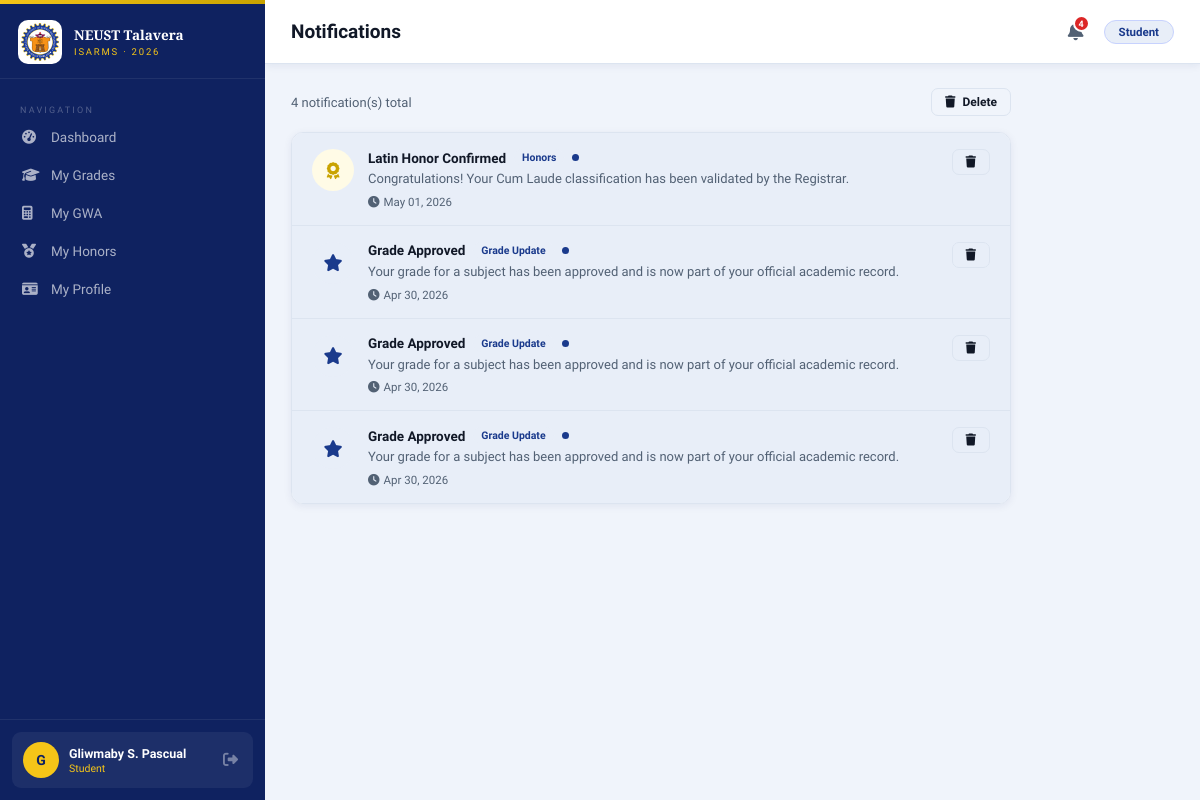
Screenshot of /modules/student/notifications.php (signed in) with the database file from the repository.
### tables this page shows
CREATE TABLE `notifications` (
  `notifID` int(11) NOT NULL,
  `recipientID` int(11) NOT NULL,
  `recipientType` enum('Student','User') NOT NULL,
  `title` varchar(150) NOT NULL,
  `message` text NOT NULL,
  `type` enum('Grade','GWA','Honors','System','Approval') NOT NULL,
  `isRead` tinyint(1) NOT NULL DEFAULT 0,
  `createdAt` timestamp NOT NULL DEFAULT current_timestamp()
);

### includes/config.php (called while the page is built, shortened)
<?php
class Database {
    private static ?Database $instance = null;
    private PDO $pdo;
    private function __construct() {
        $dsn = "mysql:host=" . DB_HOST . ";port=" . DB_PORT . ";dbname=" . DB_NAME . ";charset=" . DB_CHARSET;
        $options = [
            PDO::ATTR_ERRMODE            => PDO::ERRMODE_EXCEPTION,
            PDO::ATTR_DEFAULT_FETCH_MODE => PDO::FETCH_ASSOC,
            PDO::ATTR_EMULATE_PREPARES   => false,
        ];
        try {
            $this->pdo = new PDO($dsn, DB_USER, DB_PASS, $options);
        } catch (PDOException $e) {
            error_log("DB Connection Error: " . $e->getMessage());
            die(json_encode(['success' => false, 'message' => 'Database connection failed.']));
        }
    }
    public static function getInstance(): Database {
        if (self::$instance === null) {
            self::$instance = new Database();
        }
        return self::$instance;
    }
    public function query(string $sql, array $params = []): PDOStatement {
        $stmt = $this->pdo->prepare($sql);
        $stmt->execute($params);
        return $stmt;
    }
    public function fetchAll(string $sql, array $params = []): array {
        return $this->query($sql, $params)->fetchAll();
    }
}

### includes/functions.php (called while the page is built, shortened)
<?php
require_once __DIR__ . '/config.php';
function isLoggedIn(): bool {
    return true;
}
function getCurrentUser(): ?array {
    return [
        'id'    => $_SESSION['user_id'],
        'name'  => $_SESSION['full_name'],
        'role'  => $_SESSION['role'],
        'email' => $_SESSION['email'],
        'pic'   => $_SESSION['profile_pic'] ?? null,
    ];
}

### modules/student/notifications.php (the view, shortened to what this page needs)
<?php
require_once ROOT . '/includes/config.php';
require_once ROOT . '/includes/functions.php';
$db        = Database::getInstance();
$user      = getCurrentUser();
$studentID = $user['id'];
$notifications = $db->fetchAll("
    SELECT * FROM notifications
    WHERE recipientID=:id AND recipientType='Student'
    ORDER BY createdAt DESC
    LIMIT 50
", [':id' => $studentID]);
$typeMap = [
    'Grade'    => ['fa-star', 'blue',   'Grade Update'],
    'GWA'      => ['fa-calculator',    'gold',   'GWA Computed'],
    'Honors'   => ['fa-award',         'gold',   'Honors'],
    'Approval' => ['fa-check-double',  'green',  'Approval'],
    'System'   => ['fa-cog',           'purple', 'System'],
];
require_once ROOT . '/includes/header.php';
?>
<div style="max-width:720px;">
  <div style="display:flex;align-items:center;justify-content:space-between;margin-bottom:16px;">
    <div style="font-size:13px;color:var(--text-muted);">
      <?= count($notifications) ?> notification(s) total
    </div>
    <?php if (!empty($notifications)): ?>
    <form method="POST" action="<?= BASE_URL ?>api/notifications.php" style="display:inline;">
      <button type="button" class="btn btn-outline btn-sm" onclick="clearAll()">
        <i class="fas fa-trash"></i> Delete
      </button>
    </form>
    <?php endif; ?>
  </div>
  <?php if (empty($notifications)): ?>
  <div class="card">
    <div style="padding:60px;text-align:center;color:var(--text-muted);">
      <i class="fas fa-bell-slash" style="font-size:48px;display:block;margin-bottom:14px;opacity:.2;color:var(--blue);"></i>
      <div style="font-size:16px;font-weight:600;margin-bottom:8px;">No notifications yet</div>
      <div style="font-size:13px;">You'll be notified when your grades are approved, GWA is updated, or honors are confirmed.</div>
    </div>
  </div>
  <?php else: ?>
  <div class="card">
    <?php foreach ($notifications as $i => $n):
      [$icon, $color, $typeLabel] = $typeMap[$n['type']] ?? ['fa-bell','blue','Notification'];
      $isRead = (bool)$n['isRead'];
      $timeAgo = (function($dt) {
        $diff = time() - strtotime($dt);
        if ($diff < 60) return 'Just now';
        if ($diff < 3600) return floor($diff/60) . 'm ago';
        if ($diff < 86400) return floor($diff/3600) . 'h ago';
        return date('M d, Y', strtotime($dt));
      })($n['createdAt']);
    ?>
    <div data-notification-id="<?= (int)$n['notifID'] ?>" style="display:flex;align-items:flex-start;gap:14px;padding:16px 20px;border-bottom:<?= $i<count($notifications)-1?'1px solid var(--border)':'none' ?>;background:<?= $isRead?'#fff':'var(--blue-light)' ?>;cursor:pointer;">
      <div style="width:42px;height:42px;border-radius:50%;flex-shrink:0;display:flex;align-items:center;justify-content:center;font-size:17px;
        <?php echo match($color) {
          'blue'   => 'background:var(--blue-light);color:var(--blue);',
          'gold'   => 'background:var(--gold-light);color:var(--gold-deep);',
          'green'  => 'background:#dcfce7;color:var(--success);',
          'purple' => 'background:#f3e8ff;color:#9333ea;',
          default  => 'background:var(--blue-light);color:var(--blue);',
        }; ?>">
        <i class="fas <?= $icon ?>"></i>
      </div>
      <div style="flex:1;min-width:0;">
        <div style="display:flex;align-items:center;gap:8px;margin-bottom:3px;">
          <span style="font-weight:<?= $isRead?'600':'700' ?>;font-size:13.5px;"><?= htmlspecialchars($n['title']) ?></span>
          <span style="font-size:10.5px;background:var(--blue-light);color:var(--blue);padding:2px 8px;border-radius:10px;font-weight:600;"><?= $typeLabel ?></span>
          <?php if (!$isRead): ?><span style="width:7px;height:7px;border-radius:50%;background:var(--blue);flex-shrink:0;"></span><?php endif; ?>
        </div>
        <div style="font-size:13px;color:var(--text-muted);line-height:1.6;"><?= htmlspecialchars($n['message']) ?></div>
        <div style="font-size:11.5px;color:var(--text-muted);margin-top:5px;"><i class="fas fa-clock" style="margin-right:4px;"></i><?= $timeAgo ?></div>
      </div>
      <button type="button" class="btn btn-outline btn-sm" title="Delete notification" onclick="deleteNotification(event, <?= (int)$n['notifID'] ?>)"><i class="fas fa-trash"></i></button>
    </div>
    <?php endforeach; ?>
  </div>
  <?php endif; ?>
</div>
<?php require_once ROOT . '/includes/footer.php'; ?>

### includes/header.php (style rules this page uses)
*, *::before, *::after { box-sizing: border-box; margin: 0; padding: 0; }
:root { --blue: #1a3a8c; --blue-dark: #0f2260; --blue-mid: #2451c8; --blue-light: #e8eef8; --blue-hover: rgba(255,255,255,0.09); --gold: #f5c518; --gold-deep: #c9a300; --gold-light: #fffbe6; --text: #111827; --text-dark: #111827; --text-muted: #526174; --border: #dce4f0; --bg: #f0f4fb; --white: #ffffff; --success: #16a34a; --danger: #dc2626; --warning: #d97706; --info: #2563eb; --green: var(--blue); --green-dark: var(--blue-dark); --green-light: var(--blue-light); --light: #f8fafc; --sidebar-w: 265px; --header-h: 64px; --shadow-sm: 0 2px 8px rgba(15,34,96,0.07); --shadow: 0 6px 24px rgba(15,34,96,0.13); --radius: 12px; }
body, input, select, textarea, button, table, .btn, .form-control { font-family: 'Source Sans 3', sans-serif; }
body { background: var(--bg); color: var(--text); display: flex; min-height: 100vh; }
.page-content > * { min-width: 0; max-width: 100%; }
.card { background: var(--white); border-radius: var(--radius); border: 1px solid var(--border); box-shadow: var(--shadow-sm); overflow: hidden; }
.btn { display: inline-flex; align-items: center; gap: 7px; padding: 9px 18px; border-radius: 9px; font-family: 'Source Sans 3', sans-serif; font-size: 13px; font-weight: 600; cursor: pointer; border: none; transition: all .18s; text-decoration: none; white-space: nowrap; }
.btn-outline { background: transparent; border: 1.5px solid var(--border); color: var(--text-dark); }
.btn-sm { padding: 6px 13px; font-size: 12px; border-radius: 7px; }

### rows the page displays
notifications: title "Latin Honor Confirmed", typeLabel "Honors", isRead 0 (drawn), message "Congratulations! Your Cum Laude classification has been validated by the Registrar.", createdAt "May 01, 2026"
notifications: title "Grade Approved", typeLabel "Grade Update", isRead 0 (drawn), message "Your grade for a subject has been approved and is now part of your official academic record.", createdAt "Apr 30, 2026"
notifications: title "Grade Approved", typeLabel "Grade Update", isRead 0 (drawn), message "Your grade for a subject has been approved and is now part of your official academic record.", createdAt "Apr 30, 2026"
notifications: title "Grade Approved", typeLabel "Grade Update", isRead 0 (drawn), message "Your grade for a subject has been approved and is now part of your official academic record.", createdAt "Apr 30, 2026"

### other values shown
$link['label'] "Dashboard"
$link['label'] "My Grades"
$link['label'] "My GWA"
$link['label'] "My Honors"
$link['label'] "My Profile"
$initials "G"
$user['name'] "Gliwmaby S. Pascual"
$role "Student"
$pageTitle "Notifications"
$notifCount "4"
count($notifications) "4"
